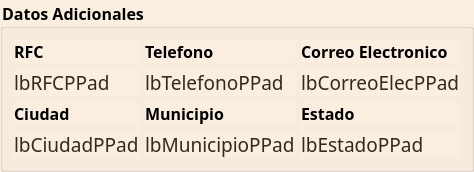
                   <widget class="QgsCollapsibleGroupBox" name="mGroupBox_4">
                    <property name="maximumSize">
                     <size>
                      <width>900</width>
                      <height>16777215</height>
                     </size>
                    </property>
                    <property name="font">
                     <font>
                      <family>Century Gothic</family>
                      <pointsize>12</pointsize>
                      <weight>75</weight>
                      <bold>true</bold>
                     </font>
                    </property>
                    <property name="styleSheet">
                     <string notr="true">QgsCollapsibleGroupBoxBasic::title, QgsCollapsibleGroupBox::title {  subcontrol-origin: margin;  subcontrol-position: top left;  margin-left: 20px;  margin-right: 5px;  left: 0px;  top: 2px;}
QGroupBox, QLabel{
background : rgb(250,238,224);
}QgsCollapsibleGroupBoxBasic::title, QgsCollapsibleGroupBox::title {  subcontrol-origin: margin;  subcontrol-position: top left;  margin-left: 20px;  margin-right: 5px;  left: 0px;  top: 1px;}QgsCollapsibleGroupBoxBasic::title, QgsCollapsibleGroupBox::title {  subcontrol-origin: margin;  subcontrol-position: top left;  margin-left: 20px;  margin-right: 5px;  left: 0px;  top: 1px;}QgsCollapsibleGroupBoxBasic::title, QgsCollapsibleGroupBox::title {  subcontrol-origin: margin;  subcontrol-position: top left;  margin-left: 20px;  margin-right: 5px;  left: 0px;  top: 1px;}QgsCollapsibleGroupBoxBasic::title, QgsCollapsibleGroupBox::title {  subcontrol-origin: margin;  subcontrol-position: top left;  margin-left: 20px;  margin-right: 5px;  left: 0px;  top: 1px;}QgsCollapsibleGroupBoxBasic::title, QgsCollapsibleGroupBox::title {  subcontrol-origin: margin;  subcontrol-position: top left;  margin-left: 20px;  margin-right: 5px;  left: 0px;  top: 1px;}QgsCollapsibleGroupBoxBasic::title, QgsCollapsibleGroupBox::title {  subcontrol-origin: margin;  subcontrol-position: top left;  margin-left: 20px;  margin-right: 5px;  left: 0px;  top: 1px;}QgsCollapsibleGroupBoxBasic::title, QgsCollapsibleGroupBox::title {  subcontrol-origin: margin;  subcontrol-position: top left;  margin-left: 20px;  margin-right: 5px;  left: 0px;  top: 1px;}QgsCollapsibleGroupBoxBasic::title, QgsCollapsibleGroupBox::title {  subcontrol-origin: margin;  subcontrol-position: top left;  margin-left: 20px;  margin-right: 5px;  left: 0px;  top: 1px;}QgsCollapsibleGroupBoxBasic::title, QgsCollapsibleGroupBox::title {  subcontrol-origin: margin;  subcontrol-position: top left;  margin-left: 20px;  margin-right: 5px;  left: 0px;  top: 1px;}QgsCollapsibleGroupBoxBasic::title, QgsCollapsibleGroupBox::title {  subcontrol-origin: margin;  subcontrol-position: top left;  margin-left: 20px;  margin-right: 5px;  left: 0px;  top: 1px;}QgsCollapsibleGroupBoxBasic::title, QgsCollapsibleGroupBox::title {  subcontrol-origin: margin;  subcontrol-position: top left;  margin-left: 20px;  margin-right: 5px;  left: 0px;  top: 1px;}QgsCollapsibleGroupBoxBasic::title, QgsCollapsibleGroupBox::title {  subcontrol-origin: margin;  subcontrol-position: top left;  margin-left: 20px;  margin-right: 5px;  left: 0px;  top: 1px;}QgsCollapsibleGroupBoxBasic::title, QgsCollapsibleGroupBox::title {  subcontrol-origin: margin;  subcontrol-position: top left;  margin-left: 20px;  margin-right: 5px;  left: 0px;  top: 1px;}QgsCollapsibleGroupBoxBasic::title, QgsCollapsibleGroupBox::title {  subcontrol-origin: margin;  subcontrol-position: top left;  margin-left: 20px;  margin-right: 5px;  left: 0px;  top: 1px;}QgsCollapsibleGroupBoxBasic::title, QgsCollapsibleGroupBox::title {  subcontrol-origin: margin;  subcontrol-position: top left;  margin-left: 20px;  margin-right: 5px;  left: 0px;  top: 1px;}QgsCollapsibleGroupBoxBasic::title, QgsCollapsibleGroupBox::title {  subcontrol-origin: margin;  subcontrol-position: top left;  margin-left: 20px;  margin-right: 5px;  left: 0px;  top: 1px;}QgsCollapsibleGroupBoxBasic::title, QgsCollapsibleGroupBox::title {  subcontrol-origin: margin;  subcontrol-position: top left;  margin-left: 20px;  margin-right: 5px;  left: 0px;  top: 1px;}QgsCollapsibleGroupBoxBasic::title, QgsCollapsibleGroupBox::title {  subcontrol-origin: margin;  subcontrol-position: top left;  margin-left: 20px;  margin-right: 5px;  left: 0px;  top: 1px;}QgsCollapsibleGroupBoxBasic::title, QgsCollapsibleGroupBox::title {  subcontrol-origin: margin;  subcontrol-position: top left;  margin-left: 20px;  margin-right: 5px;  left: 0px;  top: 1px;}QgsCollapsibleGroupBoxBasic::title, QgsCollapsibleGroupBox::title {  subcontrol-origin: margin;  subcontrol-position: top left;  margin-left: 20px;  margin-right: 5px;  left: 0px;  top: 1px;}</string>
                    </property>
                    <property name="title">
                     <string>Datos Adicionales</string>
                    </property>
                    <layout class="QGridLayout" name="gridLayout_38">
                     <item row="2" column="2">
                      <widget class="QLabel" name="label_159">
                       <property name="maximumSize">
                        <size>
                         <width>240</width>
                         <height>16777215</height>
                        </size>
                       </property>
                       <property name="font">
                        <font>
                         <family>Century Gothic</family>
                         <pointsize>12</pointsize>
                         <weight>75</weight>
                         <bold>true</bold>
                        </font>
                       </property>
                       <property name="text">
                        <string>Estado</string>
                       </property>
                      </widget>
                     </item>
                     <item row="3" column="2">
                      <widget class="QLabel" name="lbEstadoPPad">
                       <property name="maximumSize">
                        <size>
                         <width>240</width>
                         <height>16777215</height>
                        </size>
                       </property>
                       <property name="font">
                        <font>
                         <family>Century Gothic</family>
                         <pointsize>14</pointsize>
                         <weight>50</weight>
                         <bold>false</bold>
                        </font>
                       </property>
                       <property name="styleSheet">
                        <string notr="true">color : rgb(52, 42, 24 )</string>
                       </property>
                       <property name="text">
                        <string>lbEstadoPPad</string>
                       </property>
                      </widget>
                     </item>
                     <item row="3" column="1">
                      <widget class="QLabel" name="lbMunicipioPPad">
                       <property name="font">
                        <font>
                         <family>Century Gothic</family>
                         <pointsize>14</pointsize>
                         <weight>50</weight>
                         <bold>false</bold>
                        </font>
                       </property>
                       <property name="styleSheet">
                        <string notr="true">color : rgb(52, 42, 24 )</string>
                       </property>
                       <property name="text">
                        <string>lbMunicipioPPad</string>
                       </property>
                      </widget>
                     </item>
                     <item row="1" column="0">
                      <widget class="QLabel" name="lbRFCPPad">
                       <property name="font">
                        <font>
                         <family>Century Gothic</family>
                         <pointsize>14</pointsize>
                         <weight>50</weight>
                         <bold>false</bold>
                        </font>
                       </property>
                       <property name="styleSheet">
                        <string notr="true">color : rgb(52, 42, 24 )</string>
                       </property>
                       <property name="text">
                        <string>lbRFCPPad</string>
                       </property>
                      </widget>
                     </item>
                     <item row="0" column="1">
                      <widget class="QLabel" name="label_168">
                       <property name="font">
                        <font>
                         <family>Century Gothic</family>
                         <pointsize>12</pointsize>
                         <weight>75</weight>
                         <bold>true</bold>
                        </font>
                       </property>
                       <property name="text">
                        <string>Telefono</string>
                       </property>
                      </widget>
                     </item>
                     <item row="2" column="0">
                      <widget class="QLabel" name="label_149">
                       <property name="font">
                        <font>
                         <family>Century Gothic</family>
                         <pointsize>12</pointsize>
                         <weight>75</weight>
                         <bold>true</bold>
                        </font>
                       </property>
                       <property name="text">
                        <string>Ciudad</string>
                       </property>
                      </widget>
                     </item>
                     <item row="1" column="2">
                      <widget class="QLabel" name="lbCorreoElecPPad">
                       <property name="maximumSize">
                        <size>
                         <width>240</width>
                         <height>16777215</height>
                        </size>
                       </property>
                       <property name="font">
                        <font>
                         <family>Century Gothic</family>
                         <pointsize>14</pointsize>
                         <weight>50</weight>
                         <bold>false</bold>
                        </font>
                       </property>
                       <property name="styleSheet">
                        <string notr="true">color : rgb(52, 42, 24 )</string>
                       </property>
                       <property name="text">
                        <string>lbCorreoElecPPad</string>
                       </property>
                      </widget>
                     </item>
                     <item row="0" column="2">
                      <widget class="QLabel" name="label_173">
                       <property name="maximumSize">
                        <size>
                         <width>240</width>
                         <height>16777215</height>
                        </size>
                       </property>
                       <property name="font">
                        <font>
                         <family>Century Gothic</family>
                         <pointsize>12</pointsize>
                         <weight>75</weight>
                         <bold>true</bold>
                        </font>
                       </property>
                       <property name="text">
                        <string>Correo Electronico</string>
                       </property>
                      </widget>
                     </item>
                     <item row="1" column="1">
                      <widget class="QLabel" name="lbTelefonoPPad">
                       <property name="font">
                        <font>
                         <family>Century Gothic</family>
                         <pointsize>14</pointsize>
                         <weight>50</weight>
                         <bold>false</bold>
                        </font>
                       </property>
                       <property name="styleSheet">
                        <string notr="true">color : rgb(52, 42, 24 )</string>
                       </property>
                       <property name="text">
                        <string>lbTelefonoPPad</string>
                       </property>
                      </widget>
                     </item>
                     <item row="0" column="0">
                      <widget class="QLabel" name="label_147">
                       <property name="font">
                        <font>
                         <family>Century Gothic</family>
                         <pointsize>12</pointsize>
                         <weight>75</weight>
                         <bold>true</bold>
                        </font>
                       </property>
                       <property name="text">
                        <string>RFC</string>
                       </property>
                      </widget>
                     </item>
                     <item row="3" column="0">
                      <widget class="QLabel" name="lbCiudadPPad">
                       <property name="font">
                        <font>
                         <family>Century Gothic</family>
                         <pointsize>14</pointsize>
                         <weight>50</weight>
                         <bold>false</bold>
                        </font>
                       </property>
                       <property name="styleSheet">
                        <string notr="true">color : rgb(52, 42, 24 )</string>
                       </property>
                       <property name="text">
                        <string>lbCiudadPPad</string>
                       </property>
                      </widget>
                     </item>
                     <item row="2" column="1">
                      <widget class="QLabel" name="label_157">
                       <property name="font">
                        <font>
                         <family>Century Gothic</family>
                         <pointsize>12</pointsize>
                         <weight>75</weight>
                         <bold>true</bold>
                        </font>
                       </property>
                       <property name="text">
                        <string>Municipio</string>
                       </property>
                      </widget>
                     </item>
                    </layout>
                   </widget>
